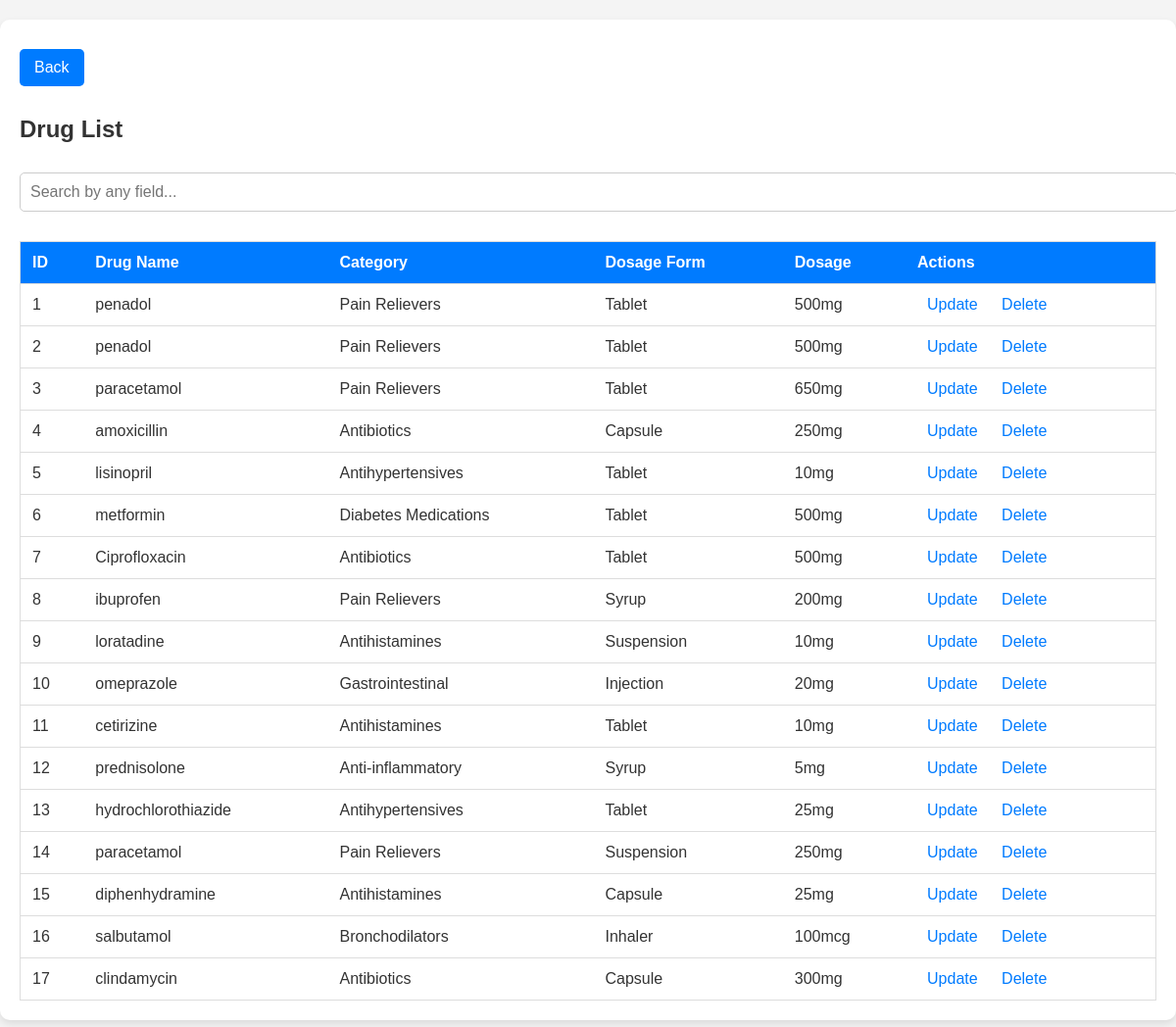
The page /hospital/druglist.php on the database its author committed.
### tables this page shows
CREATE TABLE `drugs` (
  `drug_id` int(11) NOT NULL,
  `drug_name` varchar(255) NOT NULL,
  `category` varchar(100) NOT NULL,
  `dosage_form` varchar(100) NOT NULL,
  `dosage` varchar(100) NOT NULL,
  `created_at` timestamp NOT NULL DEFAULT current_timestamp()
);

### hospital/druglist.php (the view, shortened to what this page needs)
<?php
include "conf.php";
$sql = "SELECT * FROM drugs";
$result = $conn->query($sql);
?>
<!DOCTYPE html>
<html lang="en">
<head>
    <link rel="stylesheet" href="longtable.css">
</head>
<body>
<div class="container">
    <button class="back" onclick="window.location.href='drugdash.php'">Back</button>
    <div class="form-container">
        <h2>Drug List</h2>
        <input type="text" id="search" placeholder="Search by any field..." onkeyup="searchTable()">
        <table id="drugTable">
            <thead>
                <tr>
                    <th>ID</th>
                    <th>Drug Name</th>
                    <th>Category</th>
                    <th>Dosage Form</th>
                    <th>Dosage</th>
                    <th>Actions</th>
                </tr>
            </thead>
            <tbody>
                <?php
                if ($result->num_rows > 0) {
                    while ($row = $result->fetch_assoc()) {
                        echo "<tr>";
                        echo "<td data-label='ID'>" . $row['drug_id'] . "</td>";
                        echo "<td data-label='Drug Name'>" . $row['drug_name'] . "</td>";
                        echo "<td data-label='Category'>" . $row['category'] . "</td>";
                        echo "<td data-label='Dosage Form'>" . $row['dosage_form'] . "</td>";
                        echo "<td data-label='Dosage'>" . $row['dosage'] . "</td>";
                        echo "<td data-label='Actions'>
                            <a href='dledit.php?id=" . $row['drug_id'] . "' class='btn accept'>Update</a>
                            <a href='delete_drug.php?id=" . $row['drug_id'] . "' class='btn reject' onclick='return confirm(\"Are you sure?\")'>Delete</a>
                        </td>";
                        echo "</tr>";
                    }
                } else {
                    echo "<tr><td colspan='6'>No drugs found</td></tr>";
                }
                ?>
            </tbody>
        </table>
    </div>
</div>
</body>
</html>

### hospital/longtable.css (style rules this page uses)
body { font-family: Arial, sans-serif; margin: 0; padding: 0; background-color: #f4f4f4; color: #333; }
.container { max-width: 1200px; margin: 20px auto; background-color: #ffffff; padding: 20px; box-shadow: 0 4px 8px rgba(0, 0, 0, 0.1); border-radius: 10px; }
.add-patient, .back { background-color: #007bff; color: #ffffff; border: none; padding: 10px 15px; font-size: 16px; cursor: pointer; border-radius: 5px; margin: 10px 0; text-align: center; display: inline-block; }
#search { width: 100%; padding: 10px; margin: 10px 0; font-size: 16px; border: 1px solid #ccc; border-radius: 5px; }
table { width: 100%; border-collapse: collapse; margin-top: 20px; border: 1px solid #ddd; }
th, td { padding: 12px; text-align: left; border-bottom: 1px solid #ddd; }
th { background-color: #007bff; color: white; font-weight: bold; }
td a { color: #007bff; text-decoration: none; padding: 5px 10px; border-radius: 5px; }
button { padding: 6px 12px; font-size: 14px; border: none; border-radius: 3px; cursor: pointer; }

### rows shown on the page
drugs: drug_id "1", drug_name "penadol", category "Pain Relievers", dosage_form "Tablet", dosage "500mg"
drugs: drug_id "2", drug_name "penadol", category "Pain Relievers", dosage_form "Tablet", dosage "500mg"
drugs: drug_id "3", drug_name "paracetamol", category "Pain Relievers", dosage_form "Tablet", dosage "650mg"
drugs: drug_id "4", drug_name "amoxicillin", category "Antibiotics", dosage_form "Capsule", dosage "250mg"
drugs: drug_id "5", drug_name "lisinopril", category "Antihypertensives", dosage_form "Tablet", dosage "10mg"
drugs: drug_id "6", drug_name "metformin", category "Diabetes Medications", dosage_form "Tablet", dosage "500mg"
drugs: drug_id "7", drug_name "Ciprofloxacin", category "Antibiotics", dosage_form "Tablet", dosage "500mg"
drugs: drug_id "8", drug_name "ibuprofen", category "Pain Relievers", dosage_form "Syrup", dosage "200mg"
drugs: drug_id "9", drug_name "loratadine", category "Antihistamines", dosage_form "Suspension", dosage "10mg"
drugs: drug_id "10", drug_name "omeprazole", category "Gastrointestinal", dosage_form "Injection", dosage "20mg"
drugs: drug_id "11", drug_name "cetirizine", category "Antihistamines", dosage_form "Tablet", dosage "10mg"
drugs: drug_id "12", drug_name "prednisolone", category "Anti-inflammatory", dosage_form "Syrup", dosage "5mg"
drugs: drug_id "13", drug_name "hydrochlorothiazide", category "Antihypertensives", dosage_form "Tablet", dosage "25mg"
drugs: drug_id "14", drug_name "paracetamol", category "Pain Relievers", dosage_form "Suspension", dosage "250mg"
drugs: drug_id "15", drug_name "diphenhydramine", category "Antihistamines", dosage_form "Capsule", dosage "25mg"
drugs: drug_id "16", drug_name "salbutamol", category "Bronchodilators", dosage_form "Inhaler", dosage "100mcg"
drugs: drug_id "17", drug_name "clindamycin", category "Antibiotics", dosage_form "Capsule", dosage "300mg"
